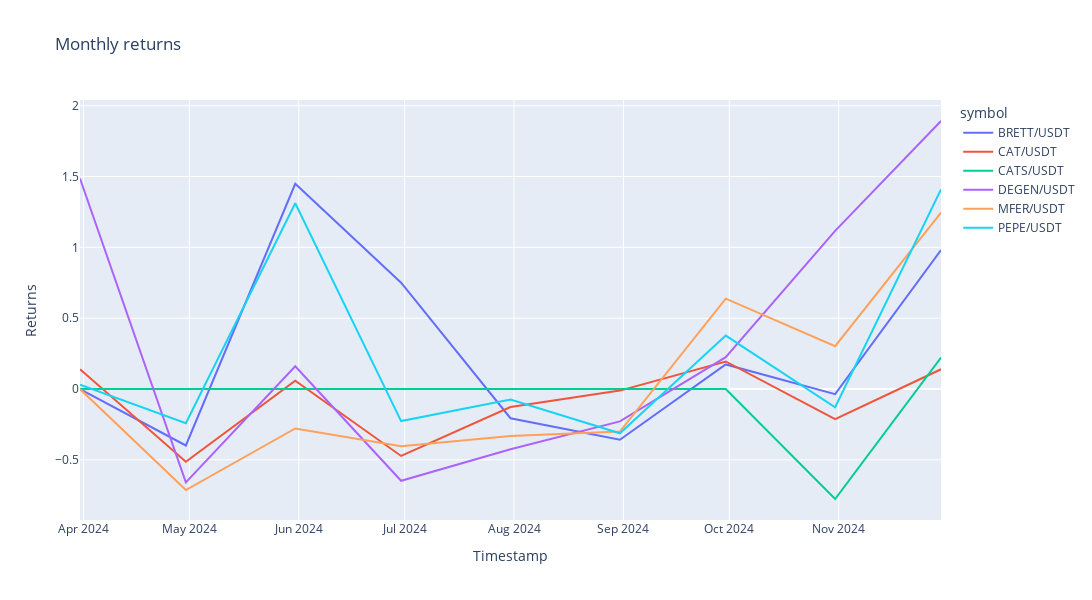

The notebook cell saved with this chart:
### Code cell
# Create a line plot with Plotly
fig = px.line(returns_df, x=returns_df.index, y=returns_df.columns, title="Monthly returns")
# Adjust the layout for a wider plot
fig.update_layout(width=1200, height=600, xaxis_title="Timestamp", yaxis_title="Returns")
# Show the interactive plot
fig.show()

### Figure 1 — Plotly figure (JSON) as saved in the notebook; plotly's stock layout.template omitted (floating-point values rounded to 4 significant figures)
{"data": [{"hovertemplate": "symbol=BRETT/USDT<br>timestamp=%{x}<br>value=%{y}<extra></extra>", "legendgroup": "BRETT/USDT", "line": {"color": "#636efa", "dash": "solid"}, "marker": {"symbol": "circle"}, "mode": "lines", "name": "BRETT/USDT", "orientation": "v", "showlegend": true, "type": "scatter", "x": ["2024-03-31T00:00:00+00:00", "2024-04-30T00:00:00+00:00", "2024-05-31T00:00:00+00:00", "2024-06-30T00:00:00+00:00", "2024-07-31T00:00:00+00:00", "2024-08-31T00:00:00+00:00", "2024-09-30T00:00:00+00:00", "2024-10-31T00:00:00+00:00", "2024-11-30T00:00:00+00:00"], "xaxis": "x", "y": [0, -0.3986, 1.449, 0.7506, -0.2064, -0.3578, 0.1734, -0.0362, 0.9813], "yaxis": "y"}, {"hovertemplate": "symbol=CAT/USDT<br>timestamp=%{x}<br>value=%{y}<extra></extra>", "legendgroup": "CAT/USDT", "line": {"color": "#EF553B", "dash": "solid"}, "marker": {"symbol": "circle"}, "mode": "lines", "name": "CAT/USDT", "orientation": "v", "showlegend": true, "type": "scatter", "x": ["2024-03-31T00:00:00+00:00", "2024-04-30T00:00:00+00:00", "2024-05-31T00:00:00+00:00", "2024-06-30T00:00:00+00:00", "2024-07-31T00:00:00+00:00", "2024-08-31T00:00:00+00:00", "2024-09-30T00:00:00+00:00", "2024-10-31T00:00:00+00:00", "2024-11-30T00:00:00+00:00"], "xaxis": "x", "y": [0.1403, -0.5138, 0.05889, -0.4727, -0.127, -0.01119, 0.1946, -0.2121, 0.1394], "yaxis": "y"}, {"hovertemplate": "symbol=CATS/USDT<br>timestamp=%{x}<br>value=%{y}<extra></extra>", "legendgroup": "CATS/USDT", "line": {"color": "#00cc96", "dash": "solid"}, "marker": {"symbol": "circle"}, "mode": "lines", "name": "CATS/USDT", "orientation": "v", "showlegend": true, "type": "scatter", "x": ["2024-03-31T00:00:00+00:00", "2024-04-30T00:00:00+00:00", "2024-05-31T00:00:00+00:00", "2024-06-30T00:00:00+00:00", "2024-07-31T00:00:00+00:00", "2024-08-31T00:00:00+00:00", "2024-09-30T00:00:00+00:00", "2024-10-31T00:00:00+00:00", "2024-11-30T00:00:00+00:00"], "xaxis": "x", "y": [0, 0, 0, 0, 0, 0, 0, -0.7765, 0.2226], "yaxis": "y"}, {"hovertemplate": "symbol=DEGEN/USDT<br>timestamp=%{x}<br>value=%{y}<extra></extra>", "legendgroup": "DEGEN/USDT", "line": {"color": "#ab63fa", "dash": "solid"}, "marker": {"symbol": "circle"}, "mode": "lines", "name": "DEGEN/USDT", "orientation": "v", "showlegend": true, "type": "scatter", "x": ["2024-03-31T00:00:00+00:00", "2024-04-30T00:00:00+00:00", "2024-05-31T00:00:00+00:00", "2024-06-30T00:00:00+00:00", "2024-07-31T00:00:00+00:00", "2024-08-31T00:00:00+00:00", "2024-09-30T00:00:00+00:00", "2024-10-31T00:00:00+00:00", "2024-11-30T00:00:00+00:00"], "xaxis": "x", "y": [1.486, -0.6593, 0.1604, -0.648, -0.4255, -0.2286, 0.2251, 1.116, 1.892], "yaxis": "y"}, {"hovertemplate": "symbol=MFER/USDT<br>timestamp=%{x}<br>value=%{y}<extra></extra>", "legendgroup": "MFER/USDT", "line": {"color": "#FFA15A", "dash": "solid"}, "marker": {"symbol": "circle"}, "mode": "lines", "name": "MFER/USDT", "orientation": "v", "showlegend": true, "type": "scatter", "x": ["2024-03-31T00:00:00+00:00", "2024-04-30T00:00:00+00:00", "2024-05-31T00:00:00+00:00", "2024-06-30T00:00:00+00:00", "2024-07-31T00:00:00+00:00", "2024-08-31T00:00:00+00:00", "2024-09-30T00:00:00+00:00", "2024-10-31T00:00:00+00:00", "2024-11-30T00:00:00+00:00"], "xaxis": "x", "y": [0, -0.713, -0.2784, -0.4049, -0.3324, -0.3003, 0.6383, 0.3025, 1.245], "yaxis": "y"}, {"hovertemplate": "symbol=PEPE/USDT<br>timestamp=%{x}<br>value=%{y}<extra></extra>", "legendgroup": "PEPE/USDT", "line": {"color": "#19d3f3", "dash": "solid"}, "marker": {"symbol": "circle"}, "mode": "lines", "name": "PEPE/USDT", "orientation": "v", "showlegend": true, "type": "scatter", "x": ["2024-03-31T00:00:00+00:00", "2024-04-30T00:00:00+00:00", "2024-05-31T00:00:00+00:00", "2024-06-30T00:00:00+00:00", "2024-07-31T00:00:00+00:00", "2024-08-31T00:00:00+00:00", "2024-09-30T00:00:00+00:00", "2024-10-31T00:00:00+00:00", "2024-11-30T00:00:00+00:00"], "xaxis": "x", "y": [0.02972, -0.2416, 1.311, -0.2263, -0.07394, -0.3123, 0.3773, -0.1285, 1.409], "yaxis": "y"}], "layout": {"height": 600, "legend": {"title": {"text": "symbol"}, "tracegroupgap": 0}, "title": {"text": "Monthly returns"}, "width": 1200, "xaxis": {"anchor": "y", "domain": [0, 1], "title": {"text": "Timestamp"}}, "yaxis": {"anchor": "x", "domain": [0, 1], "title": {"text": "Returns"}}}}
